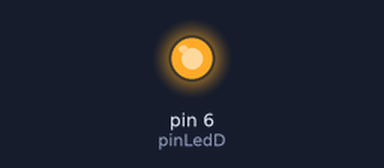
Bench run of a sketch on a simulated Arduino Uno, built with avr-gcc and run on an emulated ATmega328P. Shown: output pins drawn as LEDs (lit = HIGH). The local clock reads 2024-03-15 10:24:30 at power-on unless the sketch sets it.

Above: at 0.1 s.
Timing chart, 0 to 1.6 s (numbered marks = the images above):
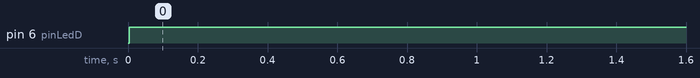

Measured:
- by itself, pin 6 (pinLedD): LOW → HIGH at 0.00 s

The sketch:

Cau3_b.ino
```cpp
#include "RTClib.h"
#define pinLedD 6

char daysOfTheWeek[7][12] = {"Sunday", "Monday", "Tuesday", "Wednesday", "Thursday", "Friday", "Saturday"};

RTC_DS1307 rtc;

void setup() {
  Serial.begin(9600);

  pinMode(pinLedD, OUTPUT);

  if (! rtc.begin()) {
    Serial.println("Couldn't find RTC");
    Serial.flush();
    while (1) delay(10);
  }

  if (! rtc.isrunning()) {
    Serial.println("RTC is NOT running, let's set the time!");

  }

  rtc.adjust(DateTime(F(__DATE__), F(__TIME__)));
  // rtc.adjust(DateTime(2014, 1, 21, 3, 0, 0));

}

void loop() {
  DateTime now = rtc.now();
  if(now.hour() >= 12){
    digitalWrite(pinLedD, 1);
  } else {
    digitalWrite(pinLedD, 0);
  }
}
```
